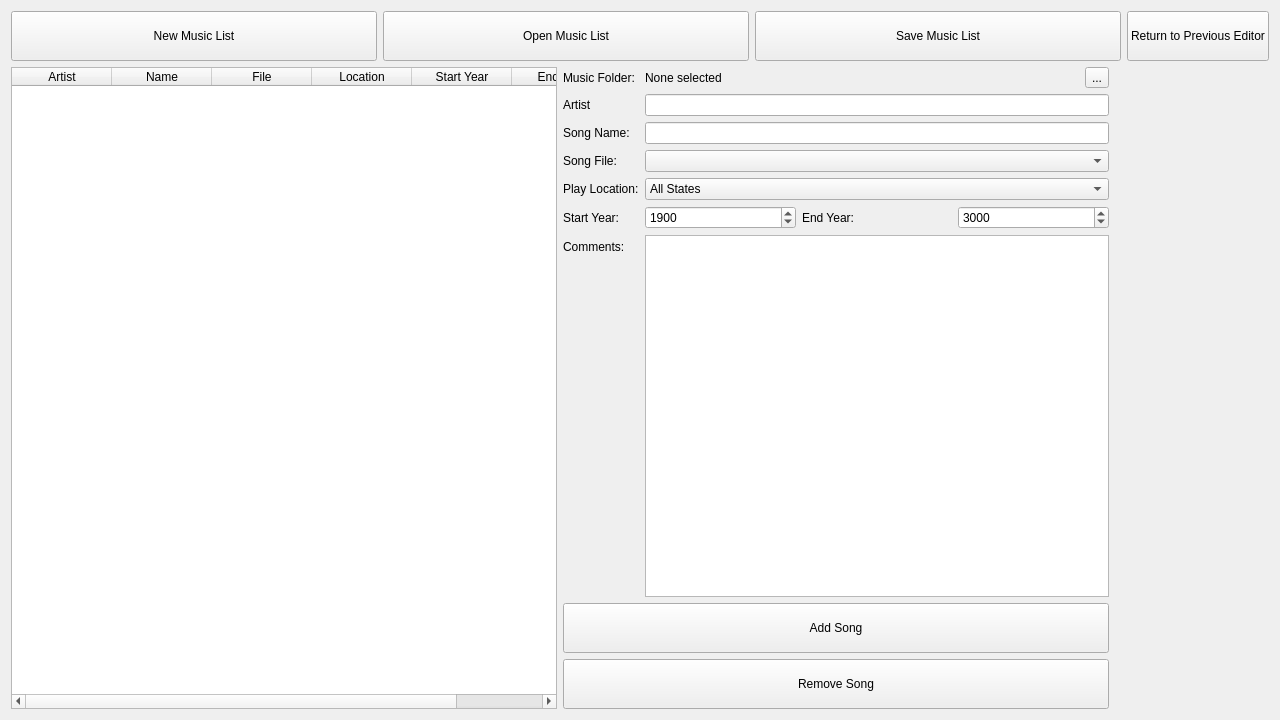
<?xml version="1.0" encoding="UTF-8"?>
<ui version="4.0">
 <class>MusicEditor</class>
 <widget class="QWidget" name="MusicEditor">
  <property name="geometry">
   <rect>
    <x>0</x>
    <y>0</y>
    <width>1280</width>
    <height>720</height>
   </rect>
  </property>
  <property name="windowTitle">
   <string>Form</string>
  </property>
  <layout class="QGridLayout" name="gridLayout">
   <item row="0" column="0" colspan="4">
    <layout class="QHBoxLayout" name="horizontalLayout">
     <item>
      <widget class="QPushButton" name="button_newList">
       <property name="minimumSize">
        <size>
         <width>0</width>
         <height>50</height>
        </size>
       </property>
       <property name="text">
        <string>New Music List</string>
       </property>
      </widget>
     </item>
     <item>
      <widget class="QPushButton" name="button_openList">
       <property name="minimumSize">
        <size>
         <width>0</width>
         <height>50</height>
        </size>
       </property>
       <property name="text">
        <string>Open Music List</string>
       </property>
      </widget>
     </item>
     <item>
      <widget class="QPushButton" name="button_saveList">
       <property name="minimumSize">
        <size>
         <width>0</width>
         <height>50</height>
        </size>
       </property>
       <property name="text">
        <string>Save Music List</string>
       </property>
      </widget>
     </item>
    </layout>
   </item>
   <item row="0" column="4">
    <layout class="QVBoxLayout" name="verticalLayout">
     <item>
      <widget class="QPushButton" name="button_ReturnToMain">
       <property name="minimumSize">
        <size>
         <width>0</width>
         <height>50</height>
        </size>
       </property>
       <property name="text">
        <string>Return to Previous Editor</string>
       </property>
      </widget>
     </item>
    </layout>
   </item>
   <item row="1" column="1">
    <layout class="QFormLayout" name="formLayout">
     <item row="0" column="0">
      <widget class="QLabel" name="label">
       <property name="text">
        <string>Music Folder:</string>
       </property>
      </widget>
     </item>
     <item row="2" column="0">
      <widget class="QLabel" name="label_2">
       <property name="text">
        <string>Song Name:</string>
       </property>
      </widget>
     </item>
     <item row="3" column="0">
      <widget class="QLabel" name="label_3">
       <property name="text">
        <string>Song File:</string>
       </property>
      </widget>
     </item>
     <item row="4" column="0">
      <widget class="QLabel" name="label_4">
       <property name="text">
        <string>Play Location:</string>
       </property>
      </widget>
     </item>
     <item row="5" column="0">
      <widget class="QLabel" name="label_5">
       <property name="text">
        <string>Start Year:</string>
       </property>
      </widget>
     </item>
     <item row="0" column="1">
      <layout class="QHBoxLayout" name="horizontalLayout_2">
       <item>
        <widget class="QLabel" name="label_selectedMusicFolder">
         <property name="text">
          <string>None selected</string>
         </property>
        </widget>
       </item>
       <item>
        <widget class="QToolButton" name="button_selectMusicFolder">
         <property name="text">
          <string>...</string>
         </property>
        </widget>
       </item>
      </layout>
     </item>
     <item row="5" column="1">
      <layout class="QHBoxLayout" name="horizontalLayout_3">
       <item>
        <widget class="QSpinBox" name="spinBox_startYear">
         <property name="minimum">
          <number>1800</number>
         </property>
         <property name="maximum">
          <number>9999</number>
         </property>
         <property name="value">
          <number>1900</number>
         </property>
        </widget>
       </item>
       <item>
        <widget class="QLabel" name="label_6">
         <property name="text">
          <string>End Year:</string>
         </property>
        </widget>
       </item>
       <item>
        <widget class="QSpinBox" name="spinBox_endYear">
         <property name="minimum">
          <number>1800</number>
         </property>
         <property name="maximum">
          <number>9999</number>
         </property>
         <property name="value">
          <number>3000</number>
         </property>
        </widget>
       </item>
      </layout>
     </item>
     <item row="2" column="1">
      <widget class="QLineEdit" name="lineEdit_songName"/>
     </item>
     <item row="3" column="1">
      <widget class="QComboBox" name="comboBox_songFile">
       <property name="sizePolicy">
        <sizepolicy hsizetype="Expanding" vsizetype="Fixed">
         <horstretch>0</horstretch>
         <verstretch>0</verstretch>
        </sizepolicy>
       </property>
      </widget>
     </item>
     <item row="4" column="1">
      <widget class="QComboBox" name="comboBox_playLocation">
       <property name="sizePolicy">
        <sizepolicy hsizetype="Expanding" vsizetype="Fixed">
         <horstretch>0</horstretch>
         <verstretch>0</verstretch>
        </sizepolicy>
       </property>
       <item>
        <property name="text">
         <string>All States</string>
        </property>
       </item>
       <item>
        <property name="text">
         <string>RnD</string>
        </property>
       </item>
       <item>
        <property name="text">
         <string>Intro</string>
        </property>
       </item>
       <item>
        <property name="text">
         <string>Game Over</string>
        </property>
       </item>
      </widget>
     </item>
     <item row="7" column="0" colspan="2">
      <widget class="QPushButton" name="button_add">
       <property name="minimumSize">
        <size>
         <width>0</width>
         <height>50</height>
        </size>
       </property>
       <property name="text">
        <string>Add Song</string>
       </property>
      </widget>
     </item>
     <item row="8" column="0" colspan="2">
      <widget class="QPushButton" name="button_remove">
       <property name="minimumSize">
        <size>
         <width>0</width>
         <height>50</height>
        </size>
       </property>
       <property name="text">
        <string>Remove Song</string>
       </property>
      </widget>
     </item>
     <item row="1" column="0">
      <widget class="QLabel" name="label_7">
       <property name="text">
        <string>Artist</string>
       </property>
      </widget>
     </item>
     <item row="1" column="1">
      <widget class="QLineEdit" name="lineEdit_artist"/>
     </item>
     <item row="6" column="1">
      <widget class="QPlainTextEdit" name="plainTextEdit_songComments"/>
     </item>
     <item row="6" column="0">
      <widget class="QLabel" name="label_8">
       <property name="text">
        <string>Comments:</string>
       </property>
      </widget>
     </item>
    </layout>
   </item>
   <item row="1" column="0">
    <widget class="QTableWidget" name="table_music">
     <column>
      <property name="text">
       <string>Artist</string>
      </property>
     </column>
     <column>
      <property name="text">
       <string>Name</string>
      </property>
     </column>
     <column>
      <property name="text">
       <string>File</string>
      </property>
     </column>
     <column>
      <property name="text">
       <string>Location</string>
      </property>
     </column>
     <column>
      <property name="text">
       <string>Start Year</string>
      </property>
     </column>
     <column>
      <property name="text">
       <string>End Year</string>
      </property>
     </column>
    </widget>
   </item>
  </layout>
 </widget>
 <resources/>
 <connections/>
</ui>
